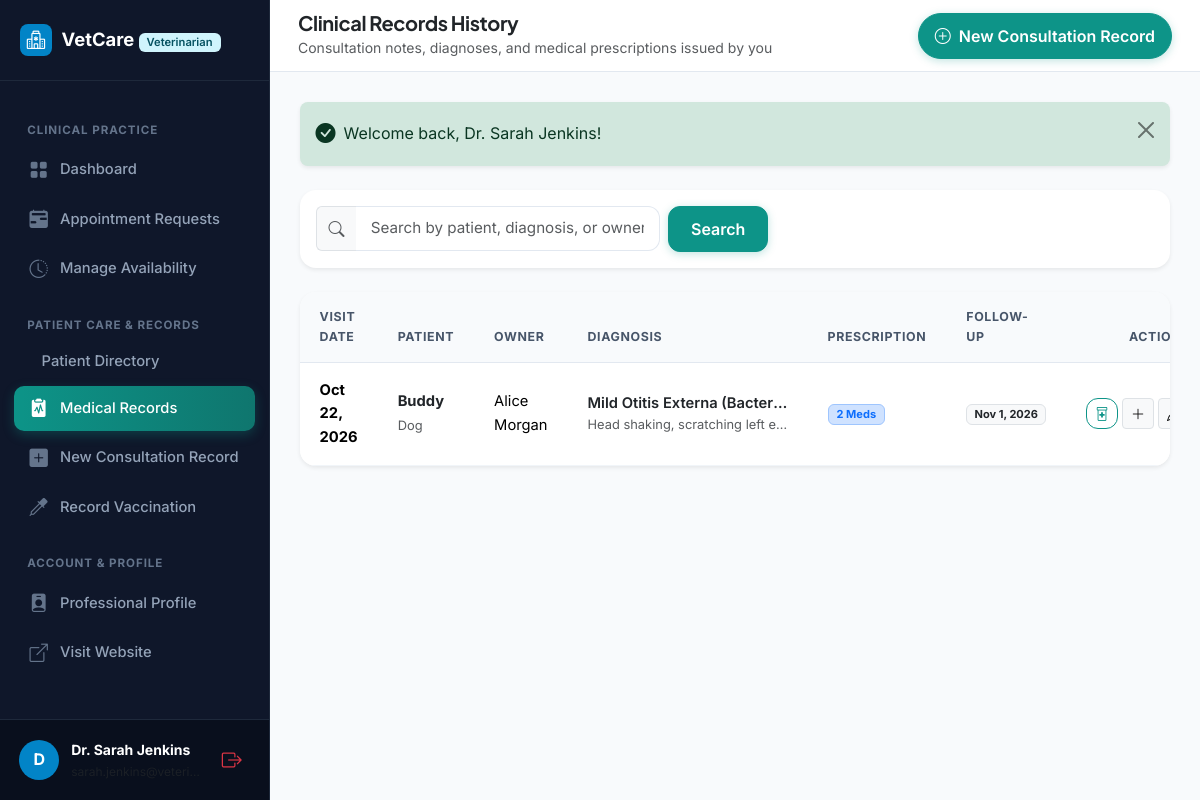
Screenshot of /veterinarian/medical_history.php (signed in) with the database file from the repository.
### tables this page shows
CREATE TABLE `medical_records` (
  `id` INT AUTO_INCREMENT PRIMARY KEY,
  `animal_id` INT NOT NULL,
  `appointment_id` INT NULL,
  `veterinarian_id` INT NOT NULL,
  `visit_date` DATE NOT NULL,
  `symptoms` TEXT NOT NULL,
  `diagnosis` TEXT NOT NULL,
  `treatment_plan` TEXT NOT NULL,
  `clinical_notes` TEXT NULL,
  `follow_up_date` DATE NULL,
  `created_at` TIMESTAMP DEFAULT CURRENT_TIMESTAMP,
  `updated_at` TIMESTAMP DEFAULT CURRENT_TIMESTAMP ON UPDATE CURRENT_TIMESTAMP,
  CONSTRAINT `fk_mr_animal` FOREIGN KEY (`animal_id`) REFERENCES `animals` (`id`) ON DELETE CASCADE,
  CONSTRAINT `fk_mr_app` FOREIGN KEY (`appointment_id`) REFERENCES `appointments` (`id`) ON DELETE SET NULL,
  CONSTRAINT `fk_mr_vet` FOREIGN KEY (`veterinarian_id`) REFERENCES `users` (`id`) ON DELETE CASCADE,
  INDEX `idx_mr_animal` (`animal_id`),
  INDEX `idx_mr_visit_date` (`visit_date`)
);

CREATE TABLE `animals` (
  `id` INT AUTO_INCREMENT PRIMARY KEY,
  `owner_id` INT NOT NULL,
  `animal_name` VARCHAR(100) NOT NULL,
  `species` VARCHAR(50) NOT NULL,
  `breed` VARCHAR(100) NULL,
  `gender` ENUM('male', 'female', 'unknown') NOT NULL DEFAULT 'unknown',
  `date_of_birth` DATE NULL,
  `age_years` INT NULL,
  `weight` DECIMAL(6,2) NULL,
  `color` VARCHAR(50) NULL,
  `identification_number` VARCHAR(100) NULL,
  `photo_path` VARCHAR(255) NULL,
  `allergies` TEXT NULL,
  `notes` TEXT NULL,
  `created_at` TIMESTAMP DEFAULT CURRENT_TIMESTAMP,
  `updated_at` TIMESTAMP DEFAULT CURRENT_TIMESTAMP ON UPDATE CURRENT_TIMESTAMP,
  CONSTRAINT `fk_animal_owner` FOREIGN KEY (`owner_id`) REFERENCES `users` (`id`) ON DELETE CASCADE,
  INDEX `idx_animal_species` (`species`),
  INDEX `idx_animal_owner` (`owner_id`)
);

CREATE TABLE `users` (
  `id` INT AUTO_INCREMENT PRIMARY KEY,
  `full_name` VARCHAR(100) NOT NULL,
  `email` VARCHAR(150) NOT NULL UNIQUE,
  `phone` VARCHAR(30) NOT NULL,
  `password_hash` VARCHAR(255) NOT NULL,
  `role` ENUM('owner', 'veterinarian', 'admin') NOT NULL,
  `account_status` ENUM('active', 'inactive', 'suspended', 'pending') NOT NULL DEFAULT 'active',
  `created_at` TIMESTAMP DEFAULT CURRENT_TIMESTAMP,
  `updated_at` TIMESTAMP DEFAULT CURRENT_TIMESTAMP ON UPDATE CURRENT_TIMESTAMP,
  INDEX `idx_role` (`role`),
  INDEX `idx_status` (`account_status`)
);

### includes/functions.php (called while the page is built, shortened)
<?php
function e($value): string {
    return htmlspecialchars((string)($value ?? ''), ENT_QUOTES, 'UTF-8');
}
function url(string $path = ''): string {
    $path = ltrim($path, '/');
    return rtrim(BASE_URL, '/') . ($path !== '' ? '/' . $path : '');
}
function format_date(?string $date, string $format = 'M j, Y'): string {
    $timestamp = strtotime($date);
    return $timestamp ? date($format, $timestamp) : '—';
}

### veterinarian/medical_history.php (the view, shortened to what this page needs)
<?php
require_once __DIR__ . '/../includes/init.php';
$user = current_user();
$vetId = (int)$user['id'];
$search = trim($_GET['search'] ?? '');
$sql = "
    SELECT mr.*, a.animal_name, a.species, a.breed,
           u.full_name AS owner_name,
           (SELECT COUNT(*) FROM prescriptions p WHERE p.medical_record_id = mr.id) AS rx_count
    FROM medical_records mr
    JOIN animals a ON a.id = mr.animal_id
    JOIN users u ON u.id = a.owner_id
    WHERE mr.veterinarian_id = :vet_id
";
$params = [':vet_id' => $vetId];
$sql .= " ORDER BY mr.visit_date DESC, mr.created_at DESC";
$stmt = $pdo->prepare($sql);
$stmt->execute($params);
$records = $stmt->fetchAll();
require_once __DIR__ . '/../includes/header.php';
?>
<div class="dashboard-layout">
    <?php require_once __DIR__ . '/../includes/vet_sidebar.php'; ?>
    <main class="dashboard-main">
        <header class="dashboard-topbar">
            <div class="d-flex align-items-center gap-3">
                <div>
                    <h5 class="fw-bold mb-0 text-dark">Clinical Records History</h5>
                    <small class="text-muted">Consultation notes, diagnoses, and medical prescriptions issued by you</small>
                </div>
            </div>
            <div>
                <a href="<?= url('veterinarian/medical_record_add.php') ?>" class="btn btn-primary rounded-pill px-3">
                    <i class="bi bi-plus-circle me-1"></i> New Consultation Record
                </a>
            </div>
        </header>
        <div class="dashboard-content-body">
            <?php require_once __DIR__ . '/../includes/alerts.php'; ?>
            <div class="card border-0 shadow-sm rounded-4 p-3 mb-4 bg-white">
                <form method="GET" action="<?= url('veterinarian/medical_history.php') ?>" class="row g-2 align-items-center">
                    <div class="col-md-6 col-lg-5">
                        <div class="input-group">
                            <span class="input-group-text bg-light border-end-0"><i class="bi bi-search text-muted"></i></span>
                            <input type="text" class="form-control border-start-0" name="search" value="<?= e($search) ?>" placeholder="Search by patient, diagnosis, or owner...">
                        </div>
                    </div>
                    <div class="col-auto">
                        <button type="submit" class="btn btn-primary">Search</button>
                    </div>
                </form>
            </div>
            <div class="card border-0 shadow-sm rounded-4 bg-white overflow-hidden">
                <?php if (empty($records)): ?>
                    <div class="empty-state-box">
                        <div class="empty-state-icon"><i class="bi bi-clipboard2-pulse"></i></div>
                        <h5 class="fw-bold">No Clinical Records Found</h5>
                        <p class="text-muted small">You haven't recorded any medical consultations yet.</p>
                        <a href="<?= url('veterinarian/medical_record_add.php') ?>" class="btn btn-primary rounded-pill px-4">Create Consultation Record</a>
                    </div>
                <?php else: ?>
                    <div class="table-responsive">
                        <table class="table custom-table">
                            <thead>
                                <tr>
                                    <th>Visit Date</th>
                                    <th>Patient</th>
                                    <th>Owner</th>
                                    <th>Diagnosis</th>
                                    <th>Prescription</th>
                                    <th>Follow-up</th>
                                    <th class="text-end">Actions</th>
                                </tr>
                            </thead>
                            <tbody>
                                <?php foreach ($records as $r): ?>
                                    <tr>
                                        <td><strong><?= format_date($r['visit_date']) ?></strong></td>
                                        <td>
                                            <div class="fw-bold text-dark"><?= e($r['animal_name']) ?></div>
                                            <small class="text-muted"><?= e($r['species']) ?></small>
                                        </td>
                                        <td><?= e($r['owner_name']) ?></td>
                                        <td>
                                            <div class="fw-semibold text-dark text-truncate" style="max-width: 200px;"><?= e($r['diagnosis']) ?></div>
                                            <small class="text-muted text-truncate d-block" style="max-width: 200px;"><?= e($r['symptoms']) ?></small>
                                        </td>
                                        <td>
                                            <?php if ((int)$r['rx_count'] > 0): ?>
                                                <a href="<?= url('owner/prescription_view.php?record_id=' . $r['id']) ?>" class="badge bg-primary-subtle text-primary border border-primary-subtle text-decoration-none px-2 py-1">
                                                    <?= $r['rx_count'] ?> Meds
                                                </a>
                                            <?php else: ?>
                                                <span class="text-muted small">—</span>
                                            <?php endif; ?>
                                        </td>
                                        <td>
                                            <?php if (!empty($r['follow_up_date'])): ?>
                                                <span class="badge bg-light text-dark border"><?= format_date($r['follow_up_date']) ?></span>
                                            <?php else: ?>
                                                <span class="text-muted small">—</span>
                                            <?php endif; ?>
                                        </td>
                                        <td class="text-end">
                                            <div class="d-inline-flex gap-1">
                                                <a href="<?= url('owner/prescription_view.php?record_id=' . $r['id']) ?>" class="btn btn-sm btn-outline-primary" title="View Prescription">
                                                    <i class="bi bi-prescription2"></i>
                                                </a>
                                                <a href="<?= url('veterinarian/prescription_add.php?record_id=' . $r['id']) ?>" class="btn btn-sm btn-light border" title="Add Medication">
                                                    <i class="bi bi-plus-lg"></i>
                                                </a>
                                                <a href="<?= url('veterinarian/medical_record_edit.php?id=' . $r['id']) ?>" class="btn btn-sm btn-light border" title="Edit Clinical Notes">
                                                    <i class="bi bi-pencil"></i>
                                                </a>
                                            </div>
                                        </td>
                                    </tr>
                                <?php endforeach; ?>
                            </tbody>
                        </table>
                    </div>
                <?php endif; ?>
            </div>
        </div>
    </main>
</div>
<?php require_once __DIR__ . '/../includes/footer.php'; ?>

### assets/css/style.css (style rules this page uses)
:root { --primary: #0d9488; --primary-dark: #0f766e; --primary-light: #ccfbf1; --primary-subtle: #f0fdfa; --secondary: #0284c7; --accent: #10b981; --dark: #0f172a; --dark-muted: #475569; --light-bg: #f8fafc; --card-bg: #ffffff; --border-color: #e2e8f0; --border-focus: #0d9488; --font-heading: 'Plus Jakarta Sans', -apple-system, BlinkMacSystemFont, 'Segoe UI', Roboto, sans-serif; --font-body: 'Inter', -apple-system, BlinkMacSystemFont, 'Segoe UI', Roboto, sans-serif; --radius-sm: 8px; --radius-md: 12px; --radius-lg: 18px; --radius-pill: 9999px; --shadow-sm: 0 1px 3px rgba(15, 23, 42, 0.05); --shadow-md: 0 4px 18px -2px rgba(15, 23, 42, 0.06), 0 2px 6px -1px rgba(15, 23, 42, 0.03); --shadow-lg: 0 12px 30px -4px rgba(13, 148, 136, 0.12), 0 4px 12px -2px rgba(15, 23, 42, 0.04); }
body { font-family: var(--font-body); color: var(--dark); background-color: var(--light-bg); line-height: 1.6; overflow-x: hidden; }
h1, h2, h3, h4, h5, h6 { font-family: var(--font-heading); color: var(--dark); font-weight: 700; letter-spacing: -0.02em; }
a { color: var(--primary); text-decoration: none; transition: all 0.2s ease-in-out; }
.btn-primary { background-color: var(--primary); border-color: var(--primary); color: #ffffff; font-weight: 600; padding: 0.625rem 1.35rem; border-radius: var(--radius-md); box-shadow: 0 2px 8px rgba(13, 148, 136, 0.25); transition: all 0.25s ease; }
.btn-outline-primary { color: var(--primary); border-color: var(--primary); font-weight: 600; border-radius: var(--radius-md); transition: all 0.25s ease; }
.form-control, .form-select { border-radius: var(--radius-md); border: 1px solid var(--border-color); padding: 0.65rem 0.95rem; font-size: 0.95rem; transition: border-color 0.2s, box-shadow 0.2s; }

### assets/css/dashboard.css (style rules this page uses)
.dashboard-layout { display: flex; min-height: 100vh; background-color: #f8fafc; }
.dashboard-main { flex-grow: 1; display: flex; flex-direction: column; min-width: 0; }
.dashboard-topbar { height: 72px; background: #ffffff; border-bottom: 1px solid var(--border-color); padding: 0 1.75rem; display: flex; align-items: center; justify-content: space-between; position: sticky; top: 0; z-index: 1020; }
.dashboard-content-body { padding: 1.85rem; flex-grow: 1; }
.custom-table { margin-bottom: 0; }
.custom-table th { background-color: #f8fafc; color: #475569; font-size: 0.775rem; text-transform: uppercase; letter-spacing: 0.05em; font-weight: 700; padding: 0.95rem 1.25rem; border-bottom: 1px solid var(--border-color); }
.custom-table td { padding: 1rem 1.25rem; vertical-align: middle; border-bottom: 1px solid #f1f5f9; font-size: 0.92rem; }

### rows the page displays
medical_records: visit_date "Oct 22, 2026", animal.animal_name "Buddy", animal.species "Dog", users.full_name "Alice Morgan", diagnosis "Mild Otitis Externa (Bacter…", symptoms "Head shaking, scratching left e…", rx_count "2", follow_up_date "Nov 1, 2026"

### other values shown
substr($user['full_name'] ?? 'V', 0, 1) "D"
$user['full_name'] "Dr. Sarah Jenkins"
$user['email'] "sarah.jenkins@veteri…"
$flash['message'] "Welcome back, Dr. Sarah Jenkins!"
